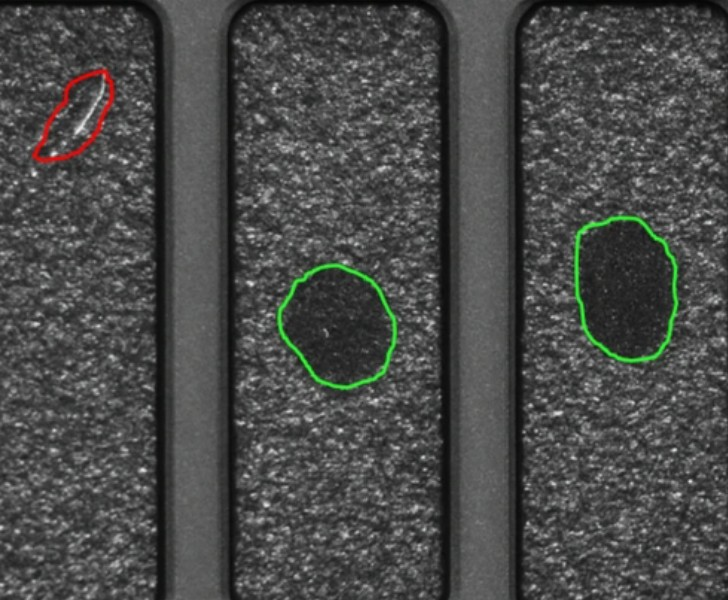
#> input picture example.jpg, 728 x 600 px
$ python -i noise_remover.py   (imports and definitions only)
#> lines starting #> are read from the running program, lines starting #| are printed output that depends on the picture; after the words box and inside, x2 and y2 are one past the last pixel; in counts of white or black regions, pixels touching at a corner belong together
#> further down, picture is the input picture: shape (600, 728, 3); mean B, G, R 72.8, 74.3, 73.3
import cv2
import numpy as np
import matplotlib.pyplot as plt
import koreanize_matplotlib
import json
import os

# [50 lines left out: functions collect_color, save_colors, load_colors, not called in this run]

def remove_small_noise(image, threshold_area=15, bg_color=None, mark_color=None, sensitivity=40):
    """
    배경색 및 마크색과의 유사도를 이용하여 노이즈를 탐지하고 제거함.
    """
#> called with threshold_area = 15, sensitivity = 40
    if image is None:
        return None, 0

    if bg_color is None:
        bg_color = [100, 150, 180] # 기본값 (금색 계열 추정)

    bg_color_np = np.array(bg_color, dtype=np.uint8)

    # 1. 배경색과의 밝기 차이 기반 (기존 방식: 배경보다 어두운 부분)
    diff_from_bg = cv2.subtract(bg_color_np, image)
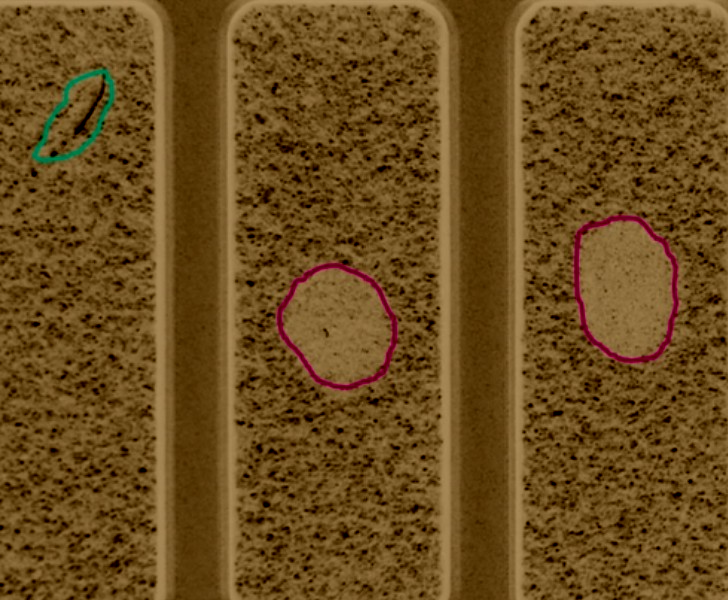
#> diff_from_bg: shape (600, 728, 3); mean B, G, R 29.5, 76.2, 106.7
    gray_from_bg = cv2.cvtColor(diff_from_bg, cv2.COLOR_BGR2GRAY)
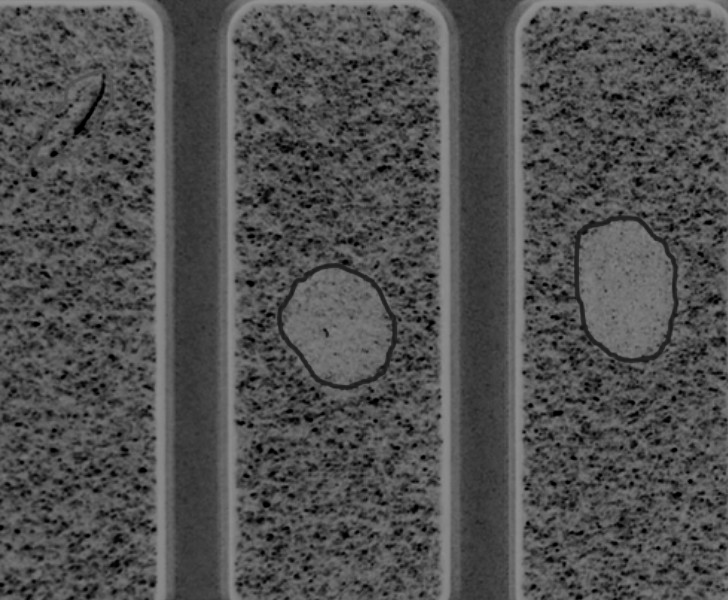
#> gray_from_bg: shape (600, 728); min 0, max 151, mean 79.8
    _, thresh_bg = cv2.threshold(gray_from_bg, sensitivity, 255, cv2.THRESH_BINARY)
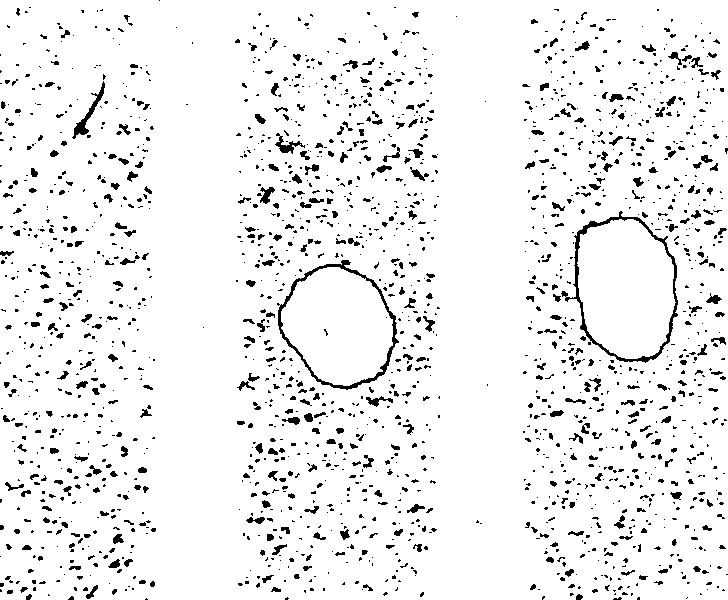
#> thresh_bg: shape (600, 728); 93.7% white; 1939 black regions (1539 under 20 px), largest, box (x1, y1, x2, y2) and area: (561, 211, 678, 363) 1382, (277, 260, 399, 390) 1262, (72, 81, 105, 139) 354

    # 2. [추가] 마크 색상과의 유사도 기반 로직
    if mark_color is not None:
        mark_color_np = np.array(mark_color, dtype=np.uint8)
        # 각 픽셀과 마크 색상 간의 거리(유사도) 계산
        # L1 거리를 빠르게 계산하여 임계값 처리
        diff_mark = cv2.absdiff(image, mark_color_np)
        dist_mark = cv2.cvtColor(diff_mark, cv2.COLOR_BGR2GRAY)

        # 마크 색상과 충분히 가까운(유사한) 영역만 필터링 (임계값 50 정도 사용)
        _, thresh_mark = cv2.threshold(dist_mark, 50, 255, cv2.THRESH_BINARY_INV)

        # 배경색과 다르고 + 마크색과 유사한 영역만 최종 후보로 선정
        final_thresh = cv2.bitwise_and(thresh_bg, thresh_mark)
    else:
        final_thresh = thresh_bg

    # 3. 모폴로지 연산으로 작은 조각 병합
    kernel = np.ones((3,3), np.uint8)
    final_thresh = cv2.morphologyEx(final_thresh, cv2.MORPH_CLOSE, kernel)
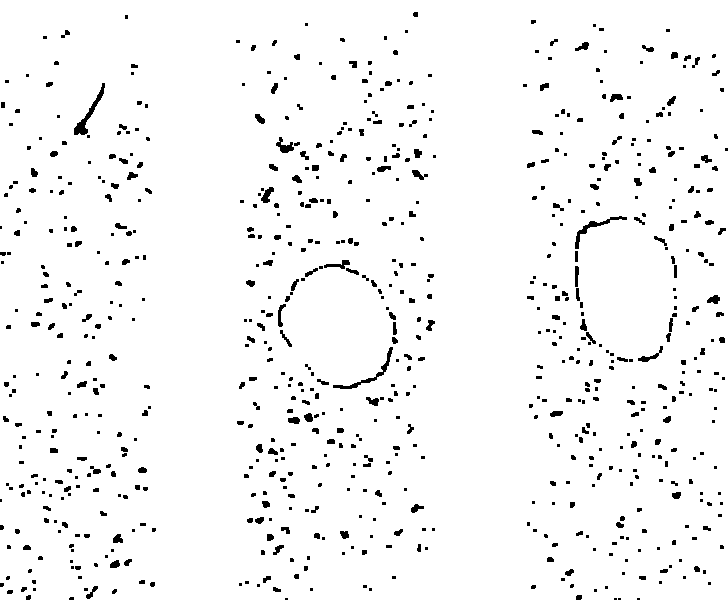
#> final_thresh: shape (600, 728); 96.3% white; 748 black regions (473 under 20 px), largest, box (x1, y1, x2, y2) and area: (74, 83, 105, 135) 328, (333, 347, 393, 389) 287, (575, 216, 627, 249) 264

    # 4. 레이블링 및 소형 객체 제거
    num_labels, labels, stats, centroids = cv2.connectedComponentsWithStats(final_thresh)
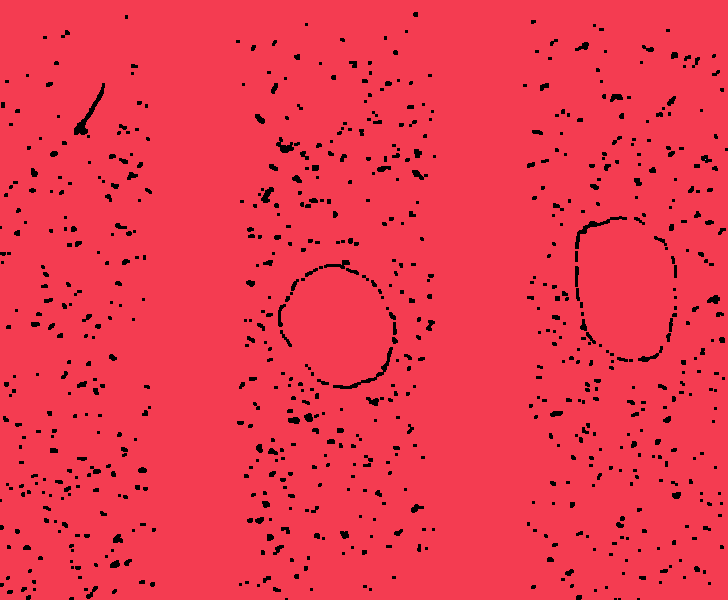
#> labels: shape (600, 728) int32; 3 distinct labels, from 0 to 2; one colour per label, 0 black
#> num_labels = 3; stats = [[0, 12, 728, 588, 16172], [0, 0, 728, 600, 420627], [705, 159, 1, 1, 1]]; centroids = [[368.2, 318.9], [363.3, 298.8], [705, 159]]

    result = image.copy()
    count = 0
    for i in range(1, num_labels):
        area = stats[i, cv2.CC_STAT_AREA]
        if area <= threshold_area:
            result[labels == i] = bg_color_np
            count += 1
#> this loop made 2 passes
#> area on pass 1: 420627
#> result: shape (600, 728, 3); under 0.01% of pixels changed, all inside (x1, y1, x2, y2) = (705, 159, 706, 160)
#> after the loop, count = 1

    return result, count

# [112 lines left out: functions visualize_dual_noise_removal, ask_user_noise_removal, not called in this run]

>>> import cv2
>>> picture = cv2.imread('example.jpg')
>>> result = remove_small_noise(picture)
